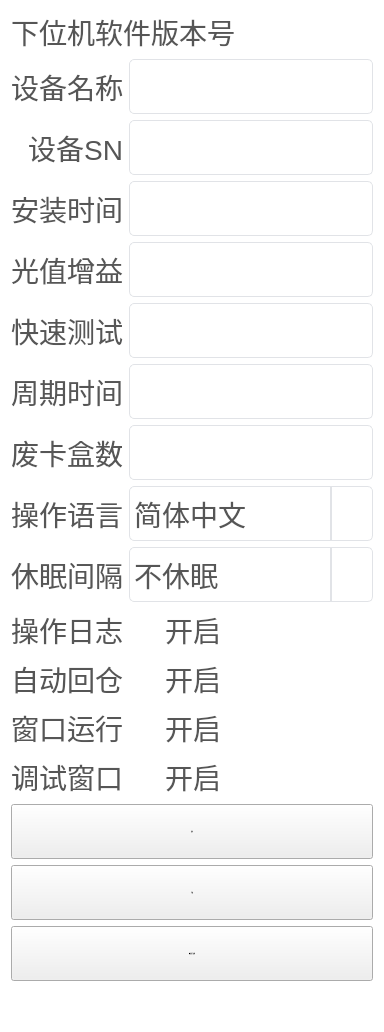
            <widget class="QFrame" name="mframe_Time_4">
             <property name="maximumSize">
              <size>
               <width>16777215</width>
               <height>16777215</height>
              </size>
             </property>
             <property name="styleSheet">
              <string notr="true">QFrame{
	border-radius:12px;
	background-color: rgb(255, 255, 255);
}</string>
             </property>
             <property name="frameShape">
              <enum>QFrame::StyledPanel</enum>
             </property>
             <property name="frameShadow">
              <enum>QFrame::Raised</enum>
             </property>
             <layout class="QVBoxLayout" name="verticalLayout_3">
              <item>
               <layout class="QGridLayout" name="gridLayout_6">
                <item row="3" column="0">
                 <widget class="QLabel" name="mLab_Time_3">
                  <property name="styleSheet">
                   <string notr="true">QLabel
{
	color:#565656;
	font-size:28px;
}</string>
                  </property>
                  <property name="text">
                   <string>安装时间</string>
                  </property>
                  <property name="alignment">
                   <set>Qt::AlignRight|Qt::AlignTrailing|Qt::AlignVCenter</set>
                  </property>
                 </widget>
                </item>
                <item row="6" column="0">
                 <widget class="QLabel" name="mLab_Time_6">
                  <property name="minimumSize">
                   <size>
                    <width>0</width>
                    <height>0</height>
                   </size>
                  </property>
                  <property name="styleSheet">
                   <string notr="true">QLabel
{
	color:#565656;
	font-size:28px;
}</string>
                  </property>
                  <property name="text">
                   <string>周期时间</string>
                  </property>
                  <property name="alignment">
                   <set>Qt::AlignRight|Qt::AlignTrailing|Qt::AlignVCenter</set>
                  </property>
                 </widget>
                </item>
                <item row="1" column="0">
                 <widget class="QLabel" name="label_60">
                  <property name="styleSheet">
                   <string notr="true">QLabel
{
	color:#565656;
	font-size:28px;
}</string>
                  </property>
                  <property name="text">
                   <string>设备名称</string>
                  </property>
                  <property name="alignment">
                   <set>Qt::AlignRight|Qt::AlignTrailing|Qt::AlignVCenter</set>
                  </property>
                 </widget>
                </item>
                <item row="11" column="0">
                 <widget class="QLabel" name="mLab_Time_8">
                  <property name="minimumSize">
                   <size>
                    <width>0</width>
                    <height>0</height>
                   </size>
                  </property>
                  <property name="styleSheet">
                   <string notr="true">QLabel
{
	color:#565656;
	font-size:28px;
}</string>
                  </property>
                  <property name="text">
                   <string>自动回仓</string>
                  </property>
                  <property name="alignment">
                   <set>Qt::AlignRight|Qt::AlignTrailing|Qt::AlignVCenter</set>
                  </property>
                 </widget>
                </item>
                <item row="6" column="1">
                 <widget class="QLineEdit" name="mEdit_High_CycleTime">
                  <property name="minimumSize">
                   <size>
                    <width>0</width>
                    <height>55</height>
                   </size>
                  </property>
                  <property name="styleSheet">
                   <string notr="true">QLineEdit
{
	border: 1px solid #e1e3e7;         
	border-radius: 5px;
	font-size:28px;
	color:#565656;
	background-color: rgb(255, 255, 255);
}</string>
                  </property>
                  <property name="text">
                   <string/>
                  </property>
                 </widget>
                </item>
                <item row="8" column="1">
                 <widget class="QComboBox" name="mCom_Language">
                  <property name="minimumSize">
                   <size>
                    <width>0</width>
                    <height>55</height>
                   </size>
                  </property>
                  <property name="styleSheet">
                   <string notr="true">
/*未下拉时，QComboBox 样式 背景黑色*/
QComboBox {
	border: 1px solid #e1e3e7;         
	border-radius: 5px;    
background:#ffffff;
	color:#565656;
font-size:28px;
}  

/*下拉后的整个下拉窗体样式 背景红色*/
QComboBox QAbstractItemView 
{
	background:#ffffff;
	color:#565656;
} 
 
/*下拉箭头区域样式*/
QComboBox::drop-down
{
width: 40px;
border-left: 2px solid #e1e3e7; 
}    

/*下拉箭头样式*/
QComboBox::down-arrow {
	image: url(:/image/images/arrow.png);
height:20px;
width:37px;
}     
QComboBox:editable {
	border: 1px solid #e1e3e7;         
	border-radius: 5px;    
background:#ffffff;
	color:#565656;
font-size:28px;
}</string>
                  </property>
                  <property name="iconSize">
                   <size>
                    <width>74</width>
                    <height>50</height>
                   </size>
                  </property>
                  <item>
                   <property name="text">
                    <string>简体中文</string>
                   </property>
                  </item>
                  <item>
                   <property name="text">
                    <string>繁体中文</string>
                   </property>
                  </item>
                  <item>
                   <property name="text">
                    <string>英文</string>
                   </property>
                  </item>
                 </widget>
                </item>
                <item row="7" column="0">
                 <widget class="QLabel" name="mLab_Time_7">
                  <property name="minimumSize">
                   <size>
                    <width>0</width>
                    <height>0</height>
                   </size>
                  </property>
                  <property name="styleSheet">
                   <string notr="true">QLabel
{
	color:#565656;
	font-size:28px;
}</string>
                  </property>
                  <property name="text">
                   <string>废卡盒数</string>
                  </property>
                  <property name="alignment">
                   <set>Qt::AlignRight|Qt::AlignTrailing|Qt::AlignVCenter</set>
                  </property>
                 </widget>
                </item>
                <item row="7" column="1">
                 <widget class="QLineEdit" name="mEdit_High_CardCount">
                  <property name="minimumSize">
                   <size>
                    <width>0</width>
                    <height>55</height>
                   </size>
                  </property>
                  <property name="styleSheet">
                   <string notr="true">QLineEdit
{
	border: 1px solid #e1e3e7;         
	border-radius: 5px;
	font-size:28px;
	color:#565656;
	background-color: rgb(255, 255, 255);
}</string>
                  </property>
                  <property name="text">
                   <string/>
                  </property>
                 </widget>
                </item>
                <item row="2" column="0">
                 <widget class="QLabel" name="mLab_SN_3">
                  <property name="styleSheet">
                   <string notr="true">QLabel
{
	color:#565656;
	font-size:28px;
}</string>
                  </property>
                  <property name="text">
                   <string>设备SN</string>
                  </property>
                  <property name="alignment">
                   <set>Qt::AlignRight|Qt::AlignTrailing|Qt::AlignVCenter</set>
                  </property>
                 </widget>
                </item>
                <item row="20" column="0" colspan="2">
                 <widget class="QPushButton" name="mBtn_High_Save">
                  <property name="sizePolicy">
                   <sizepolicy hsizetype="Minimum" vsizetype="Minimum">
                    <horstretch>0</horstretch>
                    <verstretch>0</verstretch>
                   </sizepolicy>
                  </property>
                  <property name="minimumSize">
                   <size>
                    <width>0</width>
                    <height>55</height>
                   </size>
                  </property>
                  <property name="maximumSize">
                   <size>
                    <width>16777215</width>
                    <height>60</height>
                   </size>
                  </property>
                  <property name="font">
                   <font>
                    <pointsize>-1</pointsize>
                   </font>
                  </property>
                  <property name="styleSheet">
                   <string notr="true">QPushButton{ 
	border-radius:8px;
background-color:rgb(34,70,120);
font-size:26px; 
color:white;


}
QPushButton:hover{
font-size:26px; 
color:white;
}

QPushButton:pressed{
	background-color:rgb(241,129,1);
};
</string>
                  </property>
                  <property name="text">
                   <string>保存</string>
                  </property>
                 </widget>
                </item>
                <item row="5" column="0">
                 <widget class="QLabel" name="mLab_Time_5">
                  <property name="minimumSize">
                   <size>
                    <width>0</width>
                    <height>0</height>
                   </size>
                  </property>
                  <property name="styleSheet">
                   <string notr="true">QLabel
{
	color:#565656;
	font-size:28px;
}</string>
                  </property>
                  <property name="text">
                   <string>快速测试</string>
                  </property>
                  <property name="alignment">
                   <set>Qt::AlignRight|Qt::AlignTrailing|Qt::AlignVCenter</set>
                  </property>
                 </widget>
                </item>
                <item row="10" column="0">
                 <widget class="QLabel" name="mLab_Time_4">
                  <property name="minimumSize">
                   <size>
                    <width>0</width>
                    <height>0</height>
                   </size>
                  </property>
                  <property name="styleSheet">
                   <string notr="true">QLabel
{
	color:#565656;
	font-size:28px;
}</string>
                  </property>
                  <property name="text">
                   <string>操作日志</string>
                  </property>
                  <property name="alignment">
                   <set>Qt::AlignRight|Qt::AlignTrailing|Qt::AlignVCenter</set>
                  </property>
                 </widget>
                </item>
                <item row="3" column="1">
                 <widget class="QLineEdit" name="mEdit_High_Time">
                  <property name="minimumSize">
                   <size>
                    <width>0</width>
                    <height>55</height>
                   </size>
                  </property>
                  <property name="styleSheet">
                   <string notr="true">QLineEdit
{
	border: 1px solid #e1e3e7;         
	border-radius: 5px;
	font-size:28px;
	color:#565656;
	background-color: rgb(255, 255, 255);
}</string>
                  </property>
                  <property name="text">
                   <string/>
                  </property>
                 </widget>
                </item>
                <item row="13" column="0">
                 <widget class="QLabel" name="mLab_Time_11">
                  <property name="minimumSize">
                   <size>
                    <width>0</width>
                    <height>0</height>
                   </size>
                  </property>
                  <property name="styleSheet">
                   <string notr="true">QLabel
{
	color:#565656;
	font-size:28px;
}</string>
                  </property>
                  <property name="text">
                   <string>调试窗口</string>
                  </property>
                  <property name="alignment">
                   <set>Qt::AlignRight|Qt::AlignTrailing|Qt::AlignVCenter</set>
                  </property>
                 </widget>
                </item>
                <item row="4" column="1">
                 <widget class="QLineEdit" name="mEdit_High_Gain">
                  <property name="minimumSize">
                   <size>
                    <width>0</width>
                    <height>55</height>
                   </size>
                  </property>
                  <property name="styleSheet">
                   <string notr="true">QLineEdit
{
	border: 1px solid #e1e3e7;         
	border-radius: 5px;
	font-size:28px;
	color:#565656;
	background-color: rgb(255, 255, 255);
}</string>
                  </property>
                  <property name="text">
                   <string/>
                  </property>
                 </widget>
                </item>
                <item row="1" column="1">
                 <widget class="QLineEdit" name="mEdit_High_Name">
                  <property name="minimumSize">
                   <size>
                    <width>0</width>
                    <height>55</height>
                   </size>
                  </property>
                  <property name="styleSheet">
                   <string notr="true">QLineEdit
{
	border: 1px solid #e1e3e7;         
	border-radius: 5px;
	font-size:28px;
	color:#565656;
	background-color: rgb(255, 255, 255);
}</string>
                  </property>
                  <property name="text">
                   <string/>
                  </property>
                 </widget>
                </item>
                <item row="12" column="0">
                 <widget class="QLabel" name="mLab_Time_9">
                  <property name="minimumSize">
                   <size>
                    <width>0</width>
                    <height>0</height>
                   </size>
                  </property>
                  <property name="styleSheet">
                   <string notr="true">QLabel
{
	color:#565656;
	font-size:28px;
}</string>
                  </property>
                  <property name="text">
                   <string>窗口运行</string>
                  </property>
                  <property name="alignment">
                   <set>Qt::AlignRight|Qt::AlignTrailing|Qt::AlignVCenter</set>
                  </property>
                 </widget>
                </item>
                <item row="10" column="1">
                 <widget class="QCheckBox" name="mCheck_Log_State">
                  <property name="minimumSize">
                   <size>
                    <width>0</width>
                    <height>0</height>
                   </size>
                  </property>
                  <property name="styleSheet">
                   <string notr="true">QCheckBox
{
background: transparent;
color:#565656;
	font-size:28px;
}
QCheckBox::indicator{  
    width: 30px;  
    height: 30px;  
}  
  
QCheckBox::indicator:unchecked{  
    
	image: url(:/image/images/checkoff.png);
}  
  
QCheckBox::indicator:checked{  
    
	image: url(:/image/images/checkon.png);
}  
  
QCheckBox::indicator:checked:disabled{  
	image: url(:/image/images/checkoff.png);
}  </string>
                  </property>
                  <property name="text">
                   <string>开启</string>
                  </property>
                 </widget>
                </item>
                <item row="2" column="1">
                 <widget class="QLineEdit" name="mEdit_High_SN">
                  <property name="minimumSize">
                   <size>
                    <width>0</width>
                    <height>55</height>
                   </size>
                  </property>
                  <property name="styleSheet">
                   <string notr="true">QLineEdit
{
	border: 1px solid #e1e3e7;         
	border-radius: 5px;
	font-size:28px;
	color:#565656;
	background-color: rgb(255, 255, 255);
}</string>
                  </property>
                  <property name="text">
                   <string/>
                  </property>
                 </widget>
                </item>
                <item row="21" column="0" colspan="2">
                 <widget class="QPushButton" name="mBtn_High_Update">
                  <property name="sizePolicy">
                   <sizepolicy hsizetype="Preferred" vsizetype="Preferred">
                    <horstretch>0</horstretch>
                    <verstretch>0</verstretch>
                   </sizepolicy>
                  </property>
                  <property name="minimumSize">
                   <size>
                    <width>0</width>
                    <height>55</height>
                   </size>
                  </property>
                  <property name="maximumSize">
                   <size>
                    <width>16777215</width>
                    <height>60</height>
                   </size>
                  </property>
                  <property name="font">
                   <font>
                    <pointsize>-1</pointsize>
                   </font>
                  </property>
                  <property name="styleSheet">
                   <string notr="true">QPushButton{ 
	border-radius:8px;
background-color:rgb(34,70,120);
font-size:26px; 
color:white;


}
QPushButton:hover{
font-size:26px; 
color:white;
}

QPushButton:pressed{
	background-color:rgb(241,129,1);
};
</string>
                  </property>
                  <property name="text">
                   <string>升级</string>
                  </property>
                 </widget>
                </item>
                <item row="11" column="1">
                 <widget class="QCheckBox" name="mCheck_AutoDoor_State">
                  <property name="minimumSize">
                   <size>
                    <width>0</width>
                    <height>0</height>
                   </size>
                  </property>
                  <property name="styleSheet">
                   <string notr="true">QCheckBox
{
background: transparent;
color:#565656;
	font-size:28px;
}
QCheckBox::indicator{  
    width: 30px;  
    height: 30px;  
}  
  
QCheckBox::indicator:unchecked{  
    
	image: url(:/image/images/checkoff.png);
}  
  
QCheckBox::indicator:checked{  
    
	image: url(:/image/images/checkon.png);
}  
  
QCheckBox::indicator:checked:disabled{  
	image: url(:/image/images/checkoff.png);
}  </string>
                  </property>
                  <property name="text">
                   <string>开启</string>
                  </property>
                 </widget>
                </item>
                <item row="8" column="0">
                 <widget class="QLabel" name="label_58">
                  <property name="styleSheet">
                   <string notr="true">QLabel
{
	color:#565656;
	font-size:28px;
}</string>
                  </property>
                  <property name="text">
                   <string>操作语言</string>
                  </property>
                  <property name="alignment">
                   <set>Qt::AlignRight|Qt::AlignTrailing|Qt::AlignVCenter</set>
                  </property>
                 </widget>
                </item>
                <item row="22" column="0" colspan="2">
                 <widget class="QPushButton" name="mBtn_High_Reset">
                  <property name="sizePolicy">
                   <sizepolicy hsizetype="Preferred" vsizetype="Preferred">
                    <horstretch>0</horstretch>
                    <verstretch>0</verstretch>
                   </sizepolicy>
                  </property>
                  <property name="minimumSize">
                   <size>
                    <width>0</width>
                    <height>55</height>
                   </size>
                  </property>
                  <property name="maximumSize">
                   <size>
                    <width>16777215</width>
                    <height>60</height>
                   </size>
                  </property>
                  <property name="font">
                   <font>
                    <pointsize>-1</pointsize>
                   </font>
                  </property>
                  <property name="styleSheet">
                   <string notr="true">QPushButton{ 
	border-radius:8px;
background-color:rgb(34,70,120);
font-size:26px; 
color:white;


}
QPushButton:hover{
font-size:26px; 
color:white;
}

QPushButton:pressed{
	background-color:rgb(241,129,1);
};
</string>
                  </property>
                  <property name="text">
                   <string>恢复出厂设置</string>
                  </property>
                 </widget>
                </item>
                <item row="13" column="1">
                 <widget class="QCheckBox" name="mCheck_ModbusWindow">
                  <property name="minimumSize">
                   <size>
                    <width>0</width>
                    <height>0</height>
                   </size>
                  </property>
                  <property name="styleSheet">
                   <string notr="true">QCheckBox
{
background: transparent;
color:#565656;
	font-size:28px;
}
QCheckBox::indicator{  
    width: 30px;  
    height: 30px;  
}  
  
QCheckBox::indicator:unchecked{  
    
	image: url(:/image/images/checkoff.png);
}  
  
QCheckBox::indicator:checked{  
    
	image: url(:/image/images/checkon.png);
}  
  
QCheckBox::indicator:checked:disabled{  
	image: url(:/image/images/checkoff.png);
}  </string>
                  </property>
                  <property name="text">
                   <string>开启</string>
                  </property>
                 </widget>
                </item>
                <item row="12" column="1">
                 <widget class="QCheckBox" name="mCheck_Window">
                  <property name="minimumSize">
                   <size>
                    <width>0</width>
                    <height>0</height>
                   </size>
                  </property>
                  <property name="styleSheet">
                   <string notr="true">QCheckBox
{
background: transparent;
color:#565656;
	font-size:28px;
}
QCheckBox::indicator{  
    width: 30px;  
    height: 30px;  
}  
  
QCheckBox::indicator:unchecked{  
    
	image: url(:/image/images/checkoff.png);
}  
  
QCheckBox::indicator:checked{  
    
	image: url(:/image/images/checkon.png);
}  
  
QCheckBox::indicator:checked:disabled{  
	image: url(:/image/images/checkoff.png);
}  </string>
                  </property>
                  <property name="text">
                   <string>开启</string>
                  </property>
                 </widget>
                </item>
                <item row="0" column="0" colspan="2">
                 <widget class="QLabel" name="mLab_Lower_Versions">
                  <property name="minimumSize">
                   <size>
                    <width>0</width>
                    <height>0</height>
                   </size>
                  </property>
                  <property name="styleSheet">
                   <string notr="true">QLabel
{
	color:#565656;
	font-size:28px;
}</string>
                  </property>
                  <property name="text">
                   <string>下位机软件版本号</string>
                  </property>
                  <property name="alignment">
                   <set>Qt::AlignLeading|Qt::AlignLeft|Qt::AlignVCenter</set>
                  </property>
                 </widget>
                </item>
                <item row="5" column="1">
                 <widget class="QLineEdit" name="mEdit_High_CsTime">
                  <property name="minimumSize">
                   <size>
                    <width>0</width>
                    <height>55</height>
                   </size>
                  </property>
                  <property name="styleSheet">
                   <string notr="true">QLineEdit
{
	border: 1px solid #e1e3e7;         
	border-radius: 5px;
	font-size:28px;
	color:#565656;
	background-color: rgb(255, 255, 255);
}</string>
                  </property>
                  <property name="text">
                   <string/>
                  </property>
                 </widget>
                </item>
                <item row="23" column="0">
                 <spacer name="verticalSpacer">
                  <property name="orientation">
                   <enum>Qt::Vertical</enum>
                  </property>
                  <property name="sizeHint" stdset="0">
                   <size>
                    <width>20</width>
                    <height>40</height>
                   </size>
                  </property>
                 </spacer>
                </item>
                <item row="4" column="0">
                 <widget class="QLabel" name="mLab_Time_10">
                  <property name="minimumSize">
                   <size>
                    <width>0</width>
                    <height>0</height>
                   </size>
                  </property>
                  <property name="styleSheet">
                   <string notr="true">QLabel
{
	color:#565656;
	font-size:28px;
}</string>
                  </property>
                  <property name="text">
                   <string>光值增益</string>
                  </property>
                  <property name="alignment">
                   <set>Qt::AlignRight|Qt::AlignTrailing|Qt::AlignVCenter</set>
                  </property>
                 </widget>
                </item>
                <item row="9" column="0">
                 <widget class="QLabel" name="label_67">
                  <property name="styleSheet">
                   <string notr="true">QLabel
{
	color:#565656;
	font-size:28px;
}</string>
                  </property>
                  <property name="text">
                   <string>休眠间隔</string>
                  </property>
                  <property name="alignment">
                   <set>Qt::AlignRight|Qt::AlignTrailing|Qt::AlignVCenter</set>
                  </property>
                 </widget>
                </item>
                <item row="9" column="1">
                 <widget class="QComboBox" name="mCom_Sleep">
                  <property name="minimumSize">
                   <size>
                    <width>0</width>
                    <height>55</height>
                   </size>
                  </property>
                  <property name="styleSheet">
                   <string notr="true">
/*未下拉时，QComboBox 样式 背景黑色*/
QComboBox {
	border: 1px solid #e1e3e7;         
	border-radius: 5px;    
background:#ffffff;
	color:#565656;
font-size:28px;
}  

/*下拉后的整个下拉窗体样式 背景红色*/
QComboBox QAbstractItemView 
{
	background:#ffffff;
	color:#565656;
} 
 
/*下拉箭头区域样式*/
QComboBox::drop-down
{
width: 40px;
border-left: 2px solid #e1e3e7; 
}    

/*下拉箭头样式*/
QComboBox::down-arrow {
	image: url(:/image/images/arrow.png);
height:20px;
width:37px;
}     
QComboBox:editable {
	border: 1px solid #e1e3e7;         
	border-radius: 5px;    
background:#ffffff;
	color:#565656;
font-size:28px;
}</string>
                  </property>
                  <property name="iconSize">
                   <size>
                    <width>74</width>
                    <height>50</height>
                   </size>
                  </property>
                  <item>
                   <property name="text">
                    <string>不休眠</string>
                   </property>
                  </item>
                  <item>
                   <property name="text">
                    <string>30分钟</string>
                   </property>
                  </item>
                  <item>
                   <property name="text">
                    <string>1小时</string>
                   </property>
                  </item>
                  <item>
                   <property name="text">
                    <string>1.5小时</string>
                   </property>
                  </item>
                  <item>
                   <property name="text">
                    <string>2小时</string>
                   </property>
                  </item>
                  <item>
                   <property name="text">
                    <string>2.5小时</string>
                   </property>
                  </item>
                  <item>
                   <property name="text">
                    <string>3小时</string>
                   </property>
                  </item>
                  <item>
                   <property name="text">
                    <string>3.5小时</string>
                   </property>
                  </item>
                 </widget>
                </item>
               </layout>
              </item>
             </layout>
            </widget>
